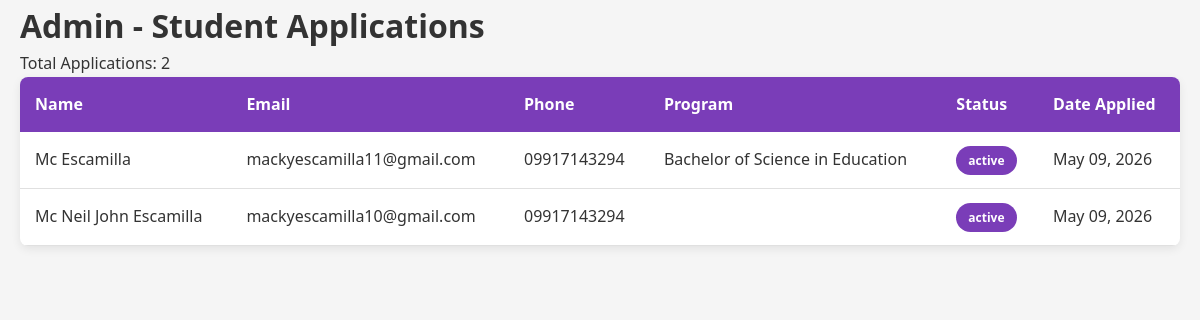
Screenshot of /admin/manage_students.php with the database file from the repository.
### tables this page shows
CREATE TABLE `students` (
  `id` int(11) NOT NULL,
  `firstname` varchar(100) NOT NULL,
  `lastname` varchar(100) NOT NULL,
  `email` varchar(150) NOT NULL,
  `phone` varchar(15) DEFAULT NULL,
  `program` varchar(100) DEFAULT NULL,
  `admission_date` date DEFAULT NULL,
  `status` varchar(50) DEFAULT 'active',
  `created_at` timestamp NOT NULL DEFAULT current_timestamp()
);

### admin/manage_students.php (the view, shortened to what this page needs)
<?php
include '../includes/db_connect.php';
$students = $conn->query("SELECT * FROM students ORDER BY created_at DESC");
?>
<!DOCTYPE html>
<html>
<head>
    <link rel="stylesheet" href="../css/style.css">
</head>
<body>
<div class="container">
    <h1>Admin - Student Applications</h1>
    <p>Total Applications: <?php echo $students->num_rows; ?></p>
    <table class="data-table">
        <tr>
            <th>Name</th>
            <th>Email</th>
            <th>Phone</th>
            <th>Program</th>
            <th>Status</th>
            <th>Date Applied</th>
        </tr>
        <?php
        while ($row = $students->fetch_assoc()) {
            echo "
            <tr>
                <td>" . htmlspecialchars($row['firstname'] . ' ' . $row['lastname']) . "</td>
                <td>" . htmlspecialchars($row['email']) . "</td>
                <td>" . $row['phone'] . "</td>
                <td>" . htmlspecialchars($row['program']) . "</td>
                <td><span class='status-badge'>" . $row['status'] . "</span></td>
                <td>" . date('M d, Y', strtotime($row['created_at'])) . "</td>
            </tr>
            ";
        }
        ?>
    </table>
</div>
</body>
</html>

### css/style.css (style rules this page uses)
* { margin: 0; padding: 0; box-sizing: border-box; }
body { font-family: 'Segoe UI', Tahoma, Geneva, Verdana, sans-serif; color: #333; background-color: #f5f5f5; line-height: 1.6; }
.container { max-width: 1200px; margin: 0 auto; padding: 0 20px; }
.dates-table, .data-table { width: 100%; border-collapse: collapse; background: white; border-radius: 8px; overflow: hidden; box-shadow: 0 3px 10px rgba(0, 0, 0, 0.08); margin-bottom: 30px; }
.dates-table th, .data-table th { background: #7a3db8; color: white; padding: 15px; text-align: left; font-weight: 600; }
.dates-table td, .data-table td { padding: 15px; border-bottom: 1px solid #e0e0e0; }
.status-badge { background: #7a3db8; color: white; padding: 6px 12px; border-radius: 20px; font-size: 12px; font-weight: bold; }

### rows the page displays
students: firstname+lastname "Mc Escamilla", email "mackyescamilla11@gmail.com", phone "09917143294", program "Bachelor of Science in Education", status "active", created_at "May 09, 2026"
students: firstname+lastname "Mc Neil John Escamilla", email "mackyescamilla10@gmail.com", phone "09917143294", status "active", created_at "May 09, 2026"

### other values shown
$students->num_rows "2"
